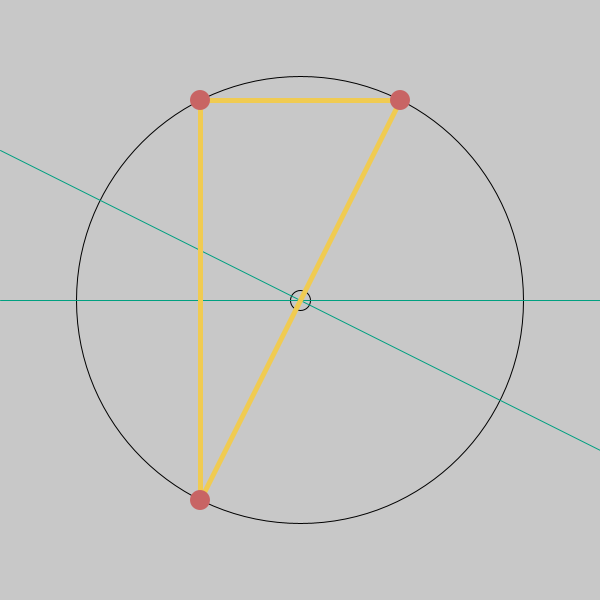
Frame 1 (no input)
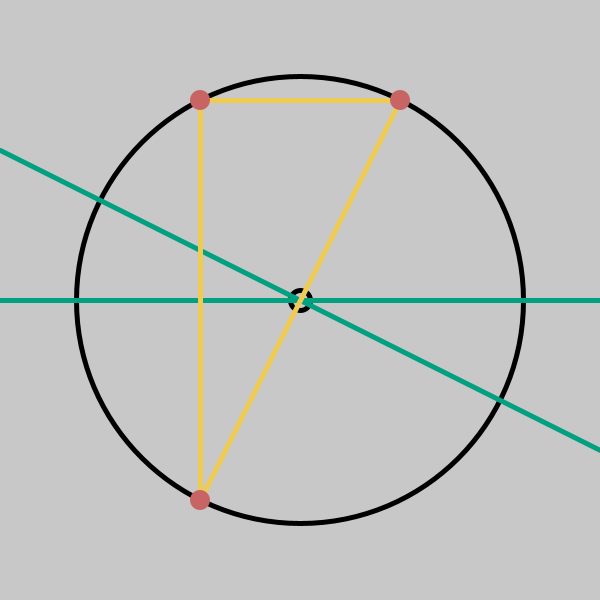
Frame 60 (the mouse pressed at the canvas centre just before this capture)
Frame 120 (the mouse held since frame 60 and released just before this capture): identical to frame 60, image omitted

The Processing sketch that drew these frames (run headless with seeded random() and noise(); from frame 60 on, the mouse is pressed at the canvas centre):

// Processing sketch: OutsideCircle
// ── OutsideCircle.pde
Point A = new Point(200,100);
Point B = new Point(200,500);
Point C = new Point(400,100);
Point p;

PVector circle = new PVector();
PVector mouse = new PVector();

void setup(){
  size(600,600);
}

void draw(){
  background(200);
  
  // input
  if(p!=null){
    p.x = mouseX;
    p.y = mouseY;
  }
  
  // logic
  float P  = A.x - B.x;
  float Q  = A.x - C.x;
  float R  = B.x - C.x;
  float Px = A.x*A.x - B.x*B.x;
  float Qx = A.x*A.x - C.x*C.x;
  float Rx = B.x*B.x - C.x*C.x;
  float Py = A.y*A.y - B.y*B.y;
  float Qy = A.y*A.y - C.y*C.y;
  float Ry = B.y*B.y - C.y*C.y;
  
  float x = 0.5 * (A.y*(Rx+Ry) - B.y*(Qx+Qy) + C.y*(Px+Py))
                / (A.y*   R    - B.y*   Q    + C.y*   P   );
  
  float y = (A.y-B.y != 0) ? (Px+Py - 2*x*P)/(2*(A.y-B.y))
          : (Qx+Qy - 2*x*Q)/(2*(A.y-C.y));
  
  circle.set(x,y);
  float r = circle.dist(A);
  
  stroke(0);
  noFill();
  ellipse(x, y, r*2, r*2);
  ellipse(x, y, 20, 20);
  
  // display
  stroke(0,160,128);
  line(0,(Px+Py - 2*0*P)/(2*(A.y-B.y)),600,(Px+Py - 2*600*P)/(2*(A.y-B.y)));
  line(0,(Qx+Qy - 2*0*Q)/(2*(A.y-C.y)),600,(Qx+Qy - 2*600*Q)/(2*(A.y-C.y)));
  line(0,(Rx+Ry - 2*0*R)/(2*(B.y-C.y)),600,(Rx+Ry - 2*600*R)/(2*(B.y-C.y)));
  
  stroke(#F0CB52);
  strokeWeight(5);
  line(A.x, A.y, B.x, B.y);
  line(A.x, A.y, C.x, C.y);
  line(B.x, B.y, C.x, C.y);
  
  noStroke();
  fill(200,100,100);
  A.display();
  B.display();
  C.display();
}

void mousePressed(){
  mouse.set(mouseX,mouseY);
  if(A.intersect(mouse))
    p = A;
  if(B.intersect(mouse))
    p = B;
  if(C.intersect(mouse))
    p = C;
}

void mouseReleased(){
  p = null;
}

// ── Point.pde
class Point extends PVector{
  int size = 20;

  Point(){}
  Point(float x, float y){super(x,y);}
  
  void display(){
    ellipse(x,y,size,size);
  }
  
  Boolean intersect(PVector o){
    return this.dist(o) < 100;
  }
}
